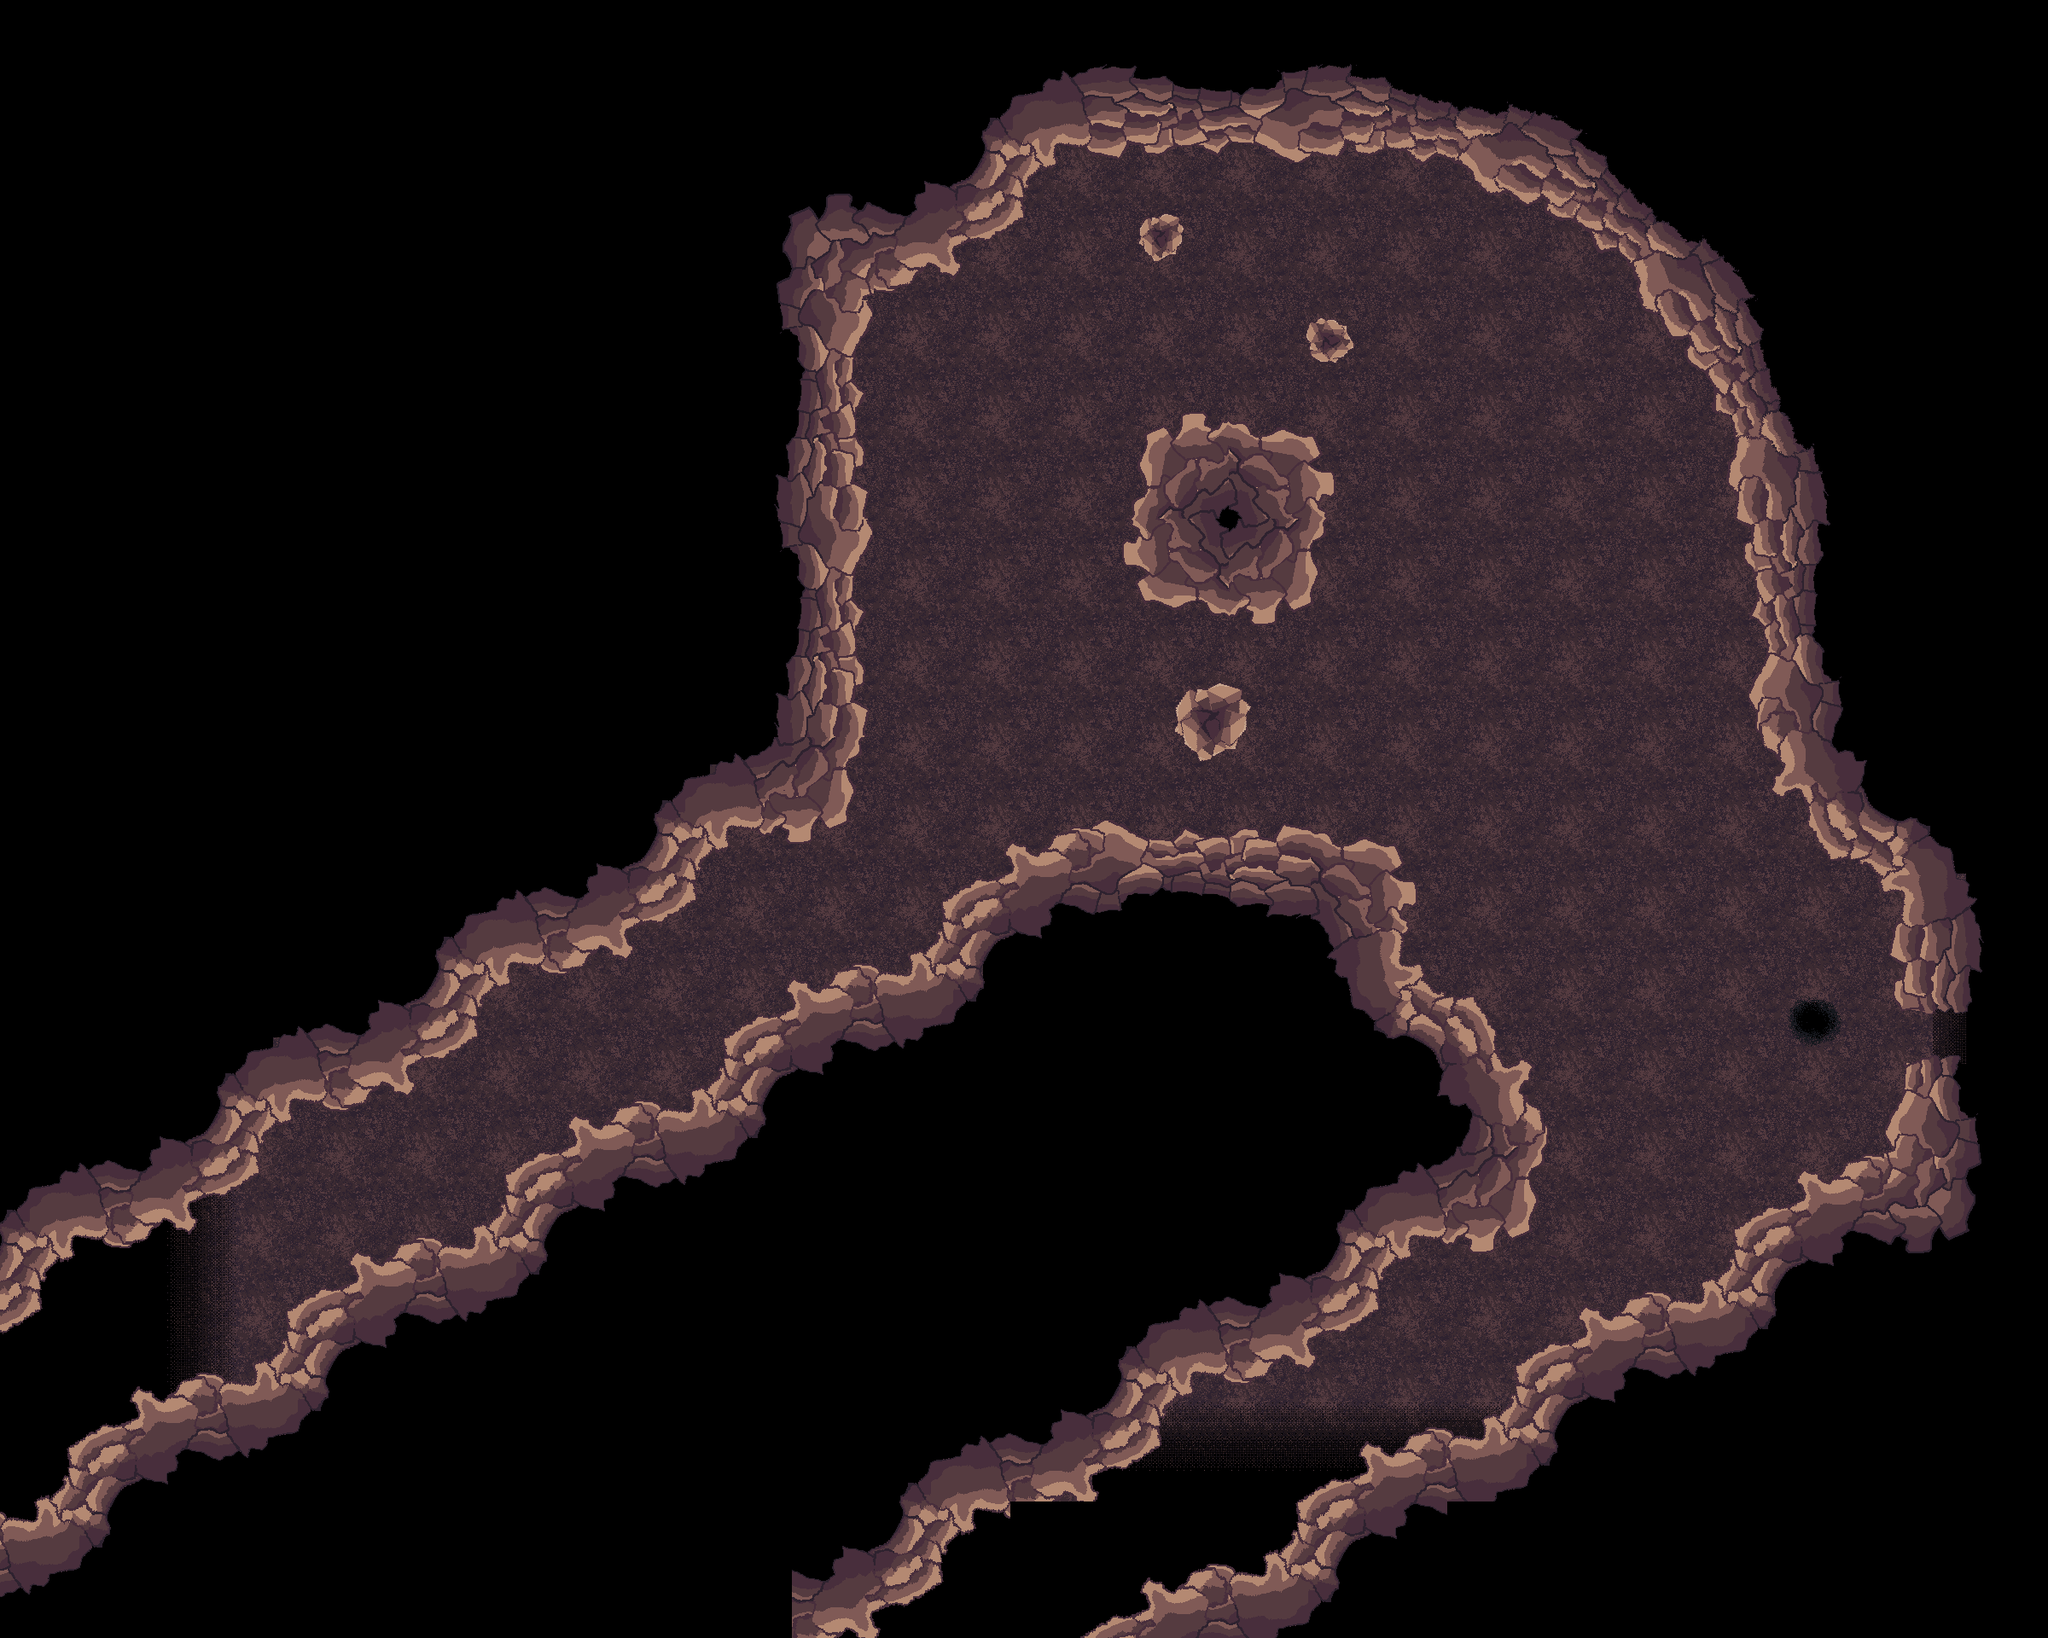

This is a level from a 2D game, rendered from its Tiled map with the project's own tilesets. A one-line summary and the map file follow, with tile-layer data summarised:
An orthogonal 75x60 tile map with 32x32 px tiles, 4 tile layers (floor, fade, rocks, walls), 2 tilesets and 48 objects (28x Wall, 5x Zone, 4x RockCreature, 3x Door, 2x Fungus, ...).

<map version="1.10" tiledversion="1.11.2" orientation="orthogonal" renderorder="right-down" width="75" height="60" tilewidth="32" tileheight="32" infinite="0" nextlayerid="9" nextobjectid="64">
 <tileset firstgid="1" source="../Caverns Floor 1.tsx" />
 <tileset firstgid="1025" source="../tilesets/floor1-features.tsx" />
 <layer id="1" name="floor" width="75" height="60">
  <data>[4500 cells, 4500 non-empty, 20 distinct tile ids]</data>
 </layer>
 <layer id="4" name="fade" width="75" height="60">
  <data>[4500 cells, 84 non-empty, 5 distinct tile ids]</data>
 </layer>
 <layer id="5" name="rocks" width="75" height="60">
  <data>[4500 cells, 91 non-empty, 34 distinct tile ids]</data>
 </layer>
 <layer id="2" name="walls" width="75" height="60">
  <data>[4500 cells, 2104 non-empty, 840 distinct tile ids]</data>
 </layer>
 <objectgroup id="6" name="objects">
  <object id="28" name="RockCreature" x="1391" y="925">
   <point />
  </object>
  <object id="30" name="RockCreature" x="1496" y="952">
   <point />
  </object>
  <object id="31" name="RockCreature" x="1362" y="743">
   <point />
  </object>
  <object id="32" name="RockCreature" x="1445" y="781">
   <point />
  </object>
  <object id="60" name="GrabPlant" x="2124" y="1194">
   <point />
  </object>
 </objectgroup>
 <objectgroup id="7" name="zones" visible="0">
  <object id="33" name="Zone" x="353" y="1315" width="208" height="107" />
  <object id="34" name="Zone" x="626" y="1164" width="179" height="89" />
  <object id="35" name="Zone" x="899" y="1018" width="151" height="91" />
  <object id="36" name="Zone" x="1056" y="369" width="235" height="502" />
  <object id="37" name="Zone" x="1660" y="360" width="267" height="736" />
  <object id="38" name="Nest" x="736" y="470">
   <properties>
    <property name="challenge_rating" type="int" value="30" />
    <property name="include_standard" type="bool" value="true" />
   </properties>
   <point />
  </object>
 </objectgroup>
 <objectgroup id="3" name="walls" visible="0">
  <object id="1" name="Wall" x="253" y="1611">
   <polygon points="0,0 42,9 42,-12 83,-41 81,-77 161,-113 155,-138 160,-146 185,-133 233,-164 255,-161 255,83 -1,83" />
  </object>
  <object id="2" name="Wall" x="512" y="1453">
   <polygon points="0,0 42,9 42,-12 83,-41 81,-77 161,-113 155,-138 160,-146 185,-133 233,-164 255,-161 255,83 -1,83" />
  </object>
  <object id="3" name="Wall" x="767" y="1291">
   <polygon points="0,0 42,9 42,-12 83,-41 81,-77 161,-113 155,-138 160,-146 185,-133 233,-164 255,-161 255,83 -1,83" />
  </object>
  <object id="4" name="Wall" x="1027" y="1132">
   <polygon points="0,0 42,9 42,-12 83,-41 81,-77 161,-113 155,-138 160,-146 185,-133 233,-164 255,-161 255,83 -1,83" />
  </object>
  <object id="5" name="Wall" x="1440" y="1836">
   <polygon points="0,0 42,9 42,-12 83,-41 81,-77 161,-113 155,-138 160,-146 185,-133 233,-164 255,-161 255,83 -1,83" />
  </object>
  <object id="6" name="Wall" x="1696" y="1676">
   <polygon points="0,0 42,9 42,-12 83,-41 81,-77 161,-113 155,-138 160,-146 185,-133 233,-164 255,-161 255,83 -1,83" />
  </object>
  <object id="7" name="Wall" x="1953" y="1517">
   <polygon points="0,0 42,9 42,-12 83,-41 81,-77 161,-113 155,-138 160,-146 185,-133 233,-164 255,-161 255,83 -1,83" />
  </object>
  <object id="8" name="Wall" x="133" y="1466">
   <polygon points="0,0 64,-31 89,-22 100,-35 88,-51 171,-90 175,-128 208,-153 211,-172 274,-164 254,-280 -2,-248" />
  </object>
  <object id="9" name="Wall" x="388" y="1306">
   <polygon points="0,0 64,-31 89,-22 100,-35 88,-51 171,-90 175,-128 208,-153 211,-172 274,-164 254,-280 -2,-248" />
  </object>
  <object id="10" name="Wall" x="644" y="1144">
   <polygon points="0,0 64,-31 89,-22 100,-35 88,-51 171,-90 175,-128 208,-153 211,-172 274,-164 254,-280 -2,-248" />
  </object>
  <object id="11" name="Wall" x="1189" y="1782">
   <polygon points="0,0 64,-31 89,-22 100,-35 88,-51 171,-90 175,-128 208,-153 211,-172 274,-164 254,-280 -2,-248" />
  </object>
  <object id="12" name="Wall" x="1442" y="1625">
   <polygon points="0,0 64,-31 89,-22 100,-35 88,-51 171,-90 175,-128 208,-153 211,-172 274,-164 254,-280 -2,-248" />
  </object>
  <object id="13" name="Wall" x="1279" y="969">
   <polygon points="0,0 14,-6 65,17 93,19 109,3 132,16 160,15 171,4 194,4 195,14 213,18 224,0 249,6 256,3 255,105 -1,112" />
  </object>
  <object id="14" name="Wall" x="1650" y="1092">
   <polygon points="0,0 -7,36 11,37 34,74 75,76 103,115 112,156 135,149 149,160 141,199 154,208 161,247 -82,253 -82,-3" />
  </object>
  <object id="15" name="Wall" x="895" y="868">
   <polygon points="0,0 117,1 123,-32 105,-44 105,-58 116,-62 115,-84 107,-130 122,-145 103,-165 125,-241 118,-263 0,-256 0,0" />
  </object>
  <object id="16" name="Wall" x="894" y="608">
   <polygon points="0,0 117,1 123,-32 105,-44 105,-58 116,-62 115,-84 107,-130 122,-145 103,-165 125,-241 118,-263 0,-256 0,0" />
  </object>
  <object id="18" name="Wall" x="1028" y="342">
   <polygon points="0,0 64,-31 89,-22 100,-35 88,-51 171,-90 175,-128 208,-153 211,-172 274,-164 254,-280 -2,-248" />
  </object>
  <object id="20" name="Wall" x="1280" y="180">
   <polygon points="0,0 31,5 43,-14 58,-10 59,-3 84,0 94,-9 126,-11 145,1 161,-13 191,-14 237,9 261,-3 285,4 367,-6 381,10 403,1 427,12 464,45 485,44 509,58 582,90 591,117 613,113 635,147 645,181 661,188 675,212 728,273 725,300 745,307 744,384 755,400 752,425 771,442 764,476 775,490 772,536 785,578 768,636 775,647 894,650 894,-118 -2,-118" />
  </object>
  <object id="22" name="Wall" x="2212" y="1337">
   <polygon points="18,-151 5,-187 15,-193 21,-209 0,-221 6,-253 107,-252 107,-149" />
  </object>
  <object id="23" name="Wall" x="2213" y="1339">
   <polygon points="0,7 -4,-17 18,-60 19,-93 106,-107 105,6" />
  </object>
  <object id="24" name="Wall" x="1698" y="1459">
   <polygon points="0,0 25,9 52,7 97,-16 112,-114 -2,-115" />
  </object>
  <object id="25" name="Wall" x="900" y="976">
   <polygon points="0,0 25,9 52,7 97,-16 112,-114 -2,-115" />
  </object>
  <object id="26" name="Wall" x="1537" y="972">
   <polygon points="0,0 35,21 60,8 98,17 124,86 112,119 -1,116" />
  </object>
  <object id="27" name="Wall" x="2059" y="832">
   <polygon points="0,0 6,41 30,63 18,94 31,103 51,94 86,177 129,181 150,213 171,214 169,247 277,256 277,0" />
  </object>
  <object id="39" name="Wall" x="1366" y="496">
   <polygon points="0,0 10,15 22,-15 48,-14 48,0 61,2 66,-5 95,-5 106,14 136,4 174,12 185,34 169,47 196,56 197,85 183,82 179,98 190,103 184,132 175,135 170,149 180,173 172,209 153,218 140,208 127,232 102,233 99,222 91,211 81,224 52,223 42,207 8,216 -26,206 -35,189 -52,159 -50,141 -33,134 -30,119 -39,118 -39,87 -22,76 -36,46 -22,11" />
  </object>
  <object id="40" name="Wall" x="1415" y="807">
   <polygon points="0,0 14,-8 41,0 40,12 51,20 45,46 33,71 6,79 -5,85 -13,76 -28,64 -29,56 -39,50 -35,38 -38,22 -22,-1" />
  </object>
  <object id="41" name="Wall" x="1346" y="255">
   <polygon points="0,0 19,-5 36,0 41,12 38,30 32,43 9,51 -12,30 -10,13" />
  </object>
  <object id="42" name="Wall" x="1547" y="372">
   <polygon points="0,0 30,9 39,32 17,53 -3,53 -12,44 -18,24 -13,7" />
  </object>
 </objectgroup>
 <objectgroup id="8" name="doors">
  <object id="47" name="Door" x="161" y="1452" width="55" height="174">
   <properties>
    <property name="targetObj" value="Entrance2" />
    <property name="targetRoom" value="room2" />
   </properties>
  </object>
  <object id="48" name="Entrance" x="303" y="1496">
   <point />
  </object>
  </objectgroup>
</map>
<!-- 7 of 48 objects omitted -->
